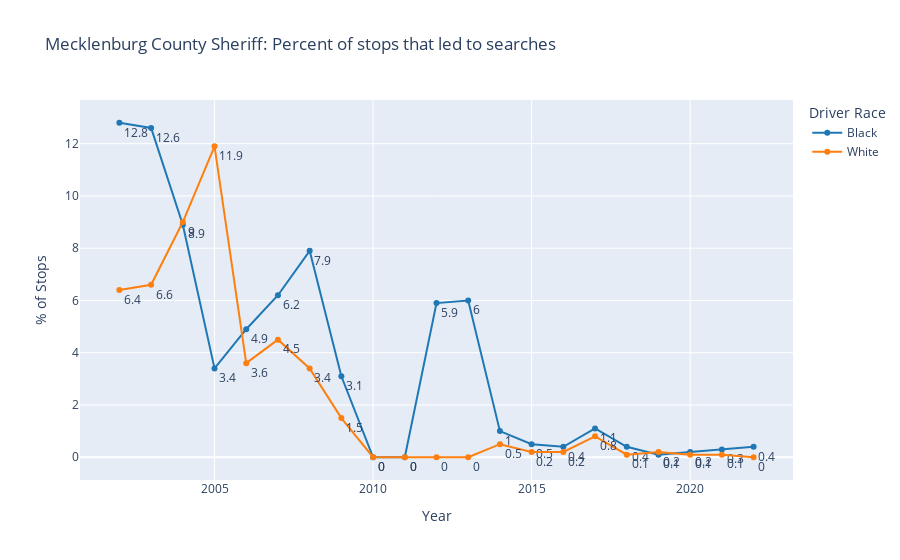

The cell this chart's notebook holds for it:
### Code cell
df['% of Stops'] = df['% of Stops'].round(1)
fig = px.line(
    df,
    x="year",
    y='% of Stops',
    color="driver_race",
    title="Mecklenburg County Sheriff: Percent of stops that led to searches",
    text='% of Stops',
    labels={'year':'Year', '% of Stops': '% of Stops', "driver_race": "Driver Race"},
    color_discrete_sequence=px.colors.qualitative.D3,
    height=600,
    markers=True,
)
fig.update_traces(textposition="bottom right")

### Figure 1 — Plotly figure (JSON) as saved in the notebook; plotly's stock layout.template omitted (floating-point values rounded to 4 significant figures)
{"data": [{"hovertemplate": "Driver Race=Black<br>Year=%{x}<br>% of Stops=%{text}<extra></extra>", "legendgroup": "Black", "line": {"color": "#1F77B4", "dash": "solid"}, "marker": {"symbol": "circle"}, "mode": "markers+text+lines", "name": "Black", "orientation": "v", "showlegend": true, "text": [12.8, 12.6, 8.9, 3.4, 4.9, 6.2, 7.9, 3.1, 0, 0, 5.9, 6, 1, 0.5, 0.4, 1.1, 0.4, 0.1, 0.2, 0.3, 0.4], "textposition": "bottom right", "type": "scatter", "x": [2002, 2003, 2004, 2005, 2006, 2007, 2008, 2009, 2010, 2011, 2012, 2013, 2014, 2015, 2016, 2017, 2018, 2019, 2020, 2021, 2022], "xaxis": "x", "y": [12.8, 12.6, 8.9, 3.4, 4.9, 6.2, 7.9, 3.1, 0, 0, 5.9, 6, 1, 0.5, 0.4, 1.1, 0.4, 0.1, 0.2, 0.3, 0.4], "yaxis": "y"}, {"hovertemplate": "Driver Race=White<br>Year=%{x}<br>% of Stops=%{text}<extra></extra>", "legendgroup": "White", "line": {"color": "#FF7F0E", "dash": "solid"}, "marker": {"symbol": "circle"}, "mode": "markers+text+lines", "name": "White", "orientation": "v", "showlegend": true, "text": [6.4, 6.6, 9, 11.9, 3.6, 4.5, 3.4, 1.5, 0, 0, 0, 0, 0.5, 0.2, 0.2, 0.8, 0.1, 0.2, 0.1, 0.1, 0], "textposition": "bottom right", "type": "scatter", "x": [2002, 2003, 2004, 2005, 2006, 2007, 2008, 2009, 2010, 2011, 2012, 2013, 2014, 2015, 2016, 2017, 2018, 2019, 2020, 2021, 2022], "xaxis": "x", "y": [6.4, 6.6, 9, 11.9, 3.6, 4.5, 3.4, 1.5, 0, 0, 0, 0, 0.5, 0.2, 0.2, 0.8, 0.1, 0.2, 0.1, 0.1, 0], "yaxis": "y"}], "layout": {"autosize": true, "legend": {"title": {"text": "Driver Race"}, "tracegroupgap": 0}, "title": {"text": "Mecklenburg County Sheriff: Percent of stops that led to searches"}, "xaxis": {"anchor": "y", "autorange": true, "domain": [0, 1], "range": [2001.0, 2023.0], "title": {"text": "Year"}, "type": "linear"}, "yaxis": {"anchor": "x", "autorange": true, "domain": [0, 1], "range": [-0.8551, 13.66], "title": {"text": "% of Stops"}, "type": "linear"}}}
